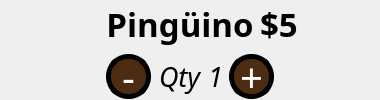
                <widget class="QWidget" name="Articulo0_7" native="true">
                 <property name="minimumSize">
                  <size>
                   <width>380</width>
                   <height>100</height>
                  </size>
                 </property>
                 <property name="maximumSize">
                  <size>
                   <width>380</width>
                   <height>100</height>
                  </size>
                 </property>
                 <layout class="QHBoxLayout" name="horizontalLayout_103">
                  <property name="leftMargin">
                   <number>0</number>
                  </property>
                  <property name="topMargin">
                   <number>0</number>
                  </property>
                  <property name="rightMargin">
                   <number>0</number>
                  </property>
                  <property name="bottomMargin">
                   <number>0</number>
                  </property>
                  <item>
                   <widget class="QWidget" name="img0_10" native="true">
                    <property name="minimumSize">
                     <size>
                      <width>100</width>
                      <height>100</height>
                     </size>
                    </property>
                    <property name="maximumSize">
                     <size>
                      <width>100</width>
                      <height>100</height>
                     </size>
                    </property>
                    <property name="styleSheet">
                     <string notr="true">background-image: url(:/Imagenes/pinguino.png);
border-radius: 30px;</string>
                    </property>
                   </widget>
                  </item>
                  <item>
                   <widget class="QWidget" name="widget_29_ejemplo_14" native="true">
                    <layout class="QVBoxLayout" name="verticalLayout_43">
                     <property name="leftMargin">
                      <number>0</number>
                     </property>
                     <property name="topMargin">
                      <number>0</number>
                     </property>
                     <property name="rightMargin">
                      <number>0</number>
                     </property>
                     <property name="bottomMargin">
                      <number>0</number>
                     </property>
                     <item>
                      <widget class="QWidget" name="widget_37_ejemplo_14" native="true">
                       <layout class="QHBoxLayout" name="horizontalLayout_104">
                        <property name="leftMargin">
                         <number>0</number>
                        </property>
                        <property name="topMargin">
                         <number>0</number>
                        </property>
                        <property name="rightMargin">
                         <number>0</number>
                        </property>
                        <property name="bottomMargin">
                         <number>0</number>
                        </property>
                        <item>
                         <widget class="QLabel" name="articulo_label6">
                          <property name="font">
                           <font>
                            <family>Cascadia Mono</family>
                            <pointsize>25</pointsize>
                            <weight>75</weight>
                            <bold>true</bold>
                           </font>
                          </property>
                          <property name="text">
                           <string>Pingüino</string>
                          </property>
                          <property name="alignment">
                           <set>Qt::AlignCenter</set>
                          </property>
                         </widget>
                        </item>
                        <item>
                         <widget class="QLabel" name="precio_label6">
                          <property name="font">
                           <font>
                            <family>Cascadia Mono</family>
                            <pointsize>25</pointsize>
                            <weight>75</weight>
                            <bold>true</bold>
                           </font>
                          </property>
                          <property name="text">
                           <string>$5</string>
                          </property>
                         </widget>
                        </item>
                       </layout>
                      </widget>
                     </item>
                     <item>
                      <widget class="QWidget" name="widget_33_ejemplo_14" native="true">
                       <property name="font">
                        <font>
                         <family>Cascadia Mono</family>
                        </font>
                       </property>
                       <layout class="QHBoxLayout" name="horizontalLayout_105">
                        <property name="leftMargin">
                         <number>0</number>
                        </property>
                        <property name="topMargin">
                         <number>0</number>
                        </property>
                        <property name="rightMargin">
                         <number>0</number>
                        </property>
                        <property name="bottomMargin">
                         <number>0</number>
                        </property>
                        <item>
                         <widget class="QPushButton" name="minus_button6">
                          <property name="minimumSize">
                           <size>
                            <width>45</width>
                            <height>45</height>
                           </size>
                          </property>
                          <property name="maximumSize">
                           <size>
                            <width>45</width>
                            <height>45</height>
                           </size>
                          </property>
                          <property name="font">
                           <font>
                            <family>Cascadia Mono</family>
                            <pointsize>30</pointsize>
                           </font>
                          </property>
                          <property name="styleSheet">
                           <string notr="true">QPushButton{
background-color: rgb(77, 45, 18);
border-style: solid;
border-color: black;
border-width: 5px;
border-radius: 22px;
color: white;
}

QPushButton:pressed {
border-style: inset;
border-width: 1px;
background-color: rgb(115, 67, 26);
color: white;
}</string>
                          </property>
                          <property name="text">
                           <string>-</string>
                          </property>
                         </widget>
                        </item>
                        <item>
                         <widget class="QLabel" name="label_36">
                          <property name="minimumSize">
                           <size>
                            <width>45</width>
                            <height>45</height>
                           </size>
                          </property>
                          <property name="maximumSize">
                           <size>
                            <width>45</width>
                            <height>45</height>
                           </size>
                          </property>
                          <property name="font">
                           <font>
                            <family>Cascadia Mono</family>
                            <pointsize>20</pointsize>
                            <italic>true</italic>
                           </font>
                          </property>
                          <property name="text">
                           <string>Qty</string>
                          </property>
                          <property name="alignment">
                           <set>Qt::AlignCenter</set>
                          </property>
                         </widget>
                        </item>
                        <item>
                         <widget class="QLabel" name="qty_label6">
                          <property name="font">
                           <font>
                            <family>Cascadia Mono</family>
                            <pointsize>20</pointsize>
                            <italic>true</italic>
                           </font>
                          </property>
                          <property name="text">
                           <string>1</string>
                          </property>
                         </widget>
                        </item>
                        <item>
                         <widget class="QPushButton" name="plus_button6">
                          <property name="minimumSize">
                           <size>
                            <width>45</width>
                            <height>45</height>
                           </size>
                          </property>
                          <property name="maximumSize">
                           <size>
                            <width>45</width>
                            <height>45</height>
                           </size>
                          </property>
                          <property name="font">
                           <font>
                            <family>Cascadia Mono</family>
                            <pointsize>30</pointsize>
                           </font>
                          </property>
                          <property name="styleSheet">
                           <string notr="true">QPushButton{
background-color: rgb(77, 45, 18);
border-style: solid;
border-color: black;
border-width: 5px;
border-radius: 22px;
color: white;
}

QPushButton:pressed {
border-style: inset;
border-width: 1px;
background-color: rgb(115, 67, 26);
color: white;
}</string>
                          </property>
                          <property name="text">
                           <string>+</string>
                          </property>
                         </widget>
                        </item>
                        <item>
                         <spacer name="horizontalSpacer_ejemplo_14">
                          <property name="orientation">
                           <enum>Qt::Horizontal</enum>
                          </property>
                          <property name="sizeHint" stdset="0">
                           <size>
                            <width>40</width>
                            <height>20</height>
                           </size>
                          </property>
                         </spacer>
                        </item>
                       </layout>
                      </widget>
                     </item>
                    </layout>
                   </widget>
                  </item>
                 </layout>
                </widget>
